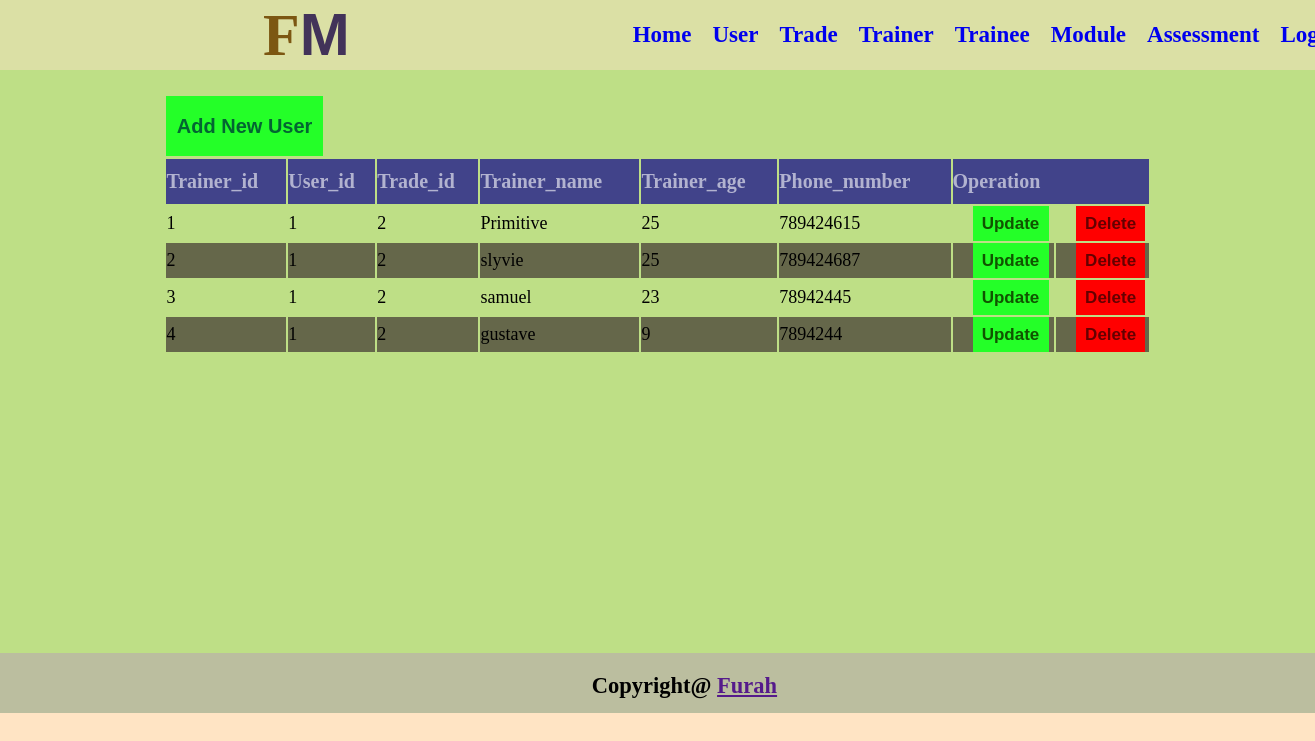
/Trainer/display.php, run on the app's committed database.
### tables this page shows
CREATE TABLE `trainer` (
  `trainer_id` int(250) NOT NULL,
  `user_id` int(250) DEFAULT NULL,
  `trade_id` int(250) DEFAULT NULL,
  `trainer_name` varchar(255) DEFAULT NULL,
  `trainer_age` int(250) DEFAULT NULL,
  `phone_number` int(250) DEFAULT NULL
);

### Trainer/display.php (the view, shortened to what this page needs)
<!DOCTYPE html>
<html lang="en">
<head>
    <link rel="stylesheet" href="../css/content.css">
    <link rel="stylesheet" href="../css/display.css">
</head>
<body>
    <section>
        <nav>
            <h1>F<span>M</span></h1>
            <ul>
                <li><a href="../view/content.php">Home</a></li>
                <li><a href="../users/display.php">User</a></li>
                <li><a href="../Trade/display.php">Trade</a></li>
                <li><a href="../Trainer/display.php">Trainer</a></li>
                <li><a href="../Trainee/display.php">Trainee</a></li>
                <li><a href="../Module/display.php">Module</a></li>
                <li><a href="../Assessment/display.php">Assessment</a></li>
                <li><a href="../users/login.php">Logout</a></li>
            </ul>
        </nav>
    </section>
    <section>
        <div class="main">
            <div class="goaw">
                <a href="insert.php" class="button"><button>Add New User</button></a>
                <table>
                    <tr>
                        <th>Trainer_id</th>
                        <th>User_id</th>
            <th>Trade_id</th>
            <th>Trainer_name</th>
            <th>Trainer_age</th>
            <th>Phone_number</th>
            <th colspan="2">Operation</th>
        </tr>
        <?php
        include("connect.php");
        $select=mysqli_query($conn,"SELECT * FROM trainer");
        $count=1;
        while($row=mysqli_fetch_array($select))
        {
        ?>
        <tr>
            <td><?php echo $count++ ?></td>
            <td><?php echo $row['user_id'] ?></td>
            <td><?php echo $row['trade_id'] ?></td>
            <td><?php echo $row['trainer_name'] ?></td>
            <td><?php echo $row['trainer_age'] ?></td>
            <td><?php echo $row['phone_number'] ?></td>
            <td><a href="update.php?upd=<?php echo $row['trainer_id'] ?>"><button class="update">Update</button></a></td>
            <td><a href="delete.php?dlt=<?php echo $row['trainer_id'] ?>"><button class="delete">Delete</button></a></td>
        </tr>
        <?php
        }
        ?>
    </table>
</div>
        </div>
    </section>
    <section>
        <div class="footer">
            <h1>Copyright@ <a href="">Furah</a></h1>
        </div>
    </section>
</body>
</html>

### css/content.css (style rules this page uses)
* { margin: 0; padding: 0; box-sizing: border-box; }
body { background-color: bisque; }
nav { background-color: rgba(25, 200, 2, 0.158); display: inline-flex; width: 100%; height: 70px; }
nav h1 { font-size: 60px; font-weight: 900; margin-left: 20%; color: rgb(124, 87, 18); }
nav h1 span { color: rgb(66, 51, 89); font-family: 'Gill Sans', 'Gill Sans MT', Calibri, 'Trebuchet MS', sans-serif; }
nav ul { display: inline-flex; gap: 1px; color: blue; margin-left: 20%; }
nav ul li a { text-decoration: none; }
nav ul li { font-size: 23px; font-weight: 700; padding-top: 3%; padding-left: 20px; list-style: none; text-decoration: none; }
.main { background-color: rgba(71, 213, 20, 0.353); height: 583px; padding-top: 15%; display: grid; }
.footer { background-color: rgba(70, 123, 94, 0.366); height: 60px; text-align: center; padding-top: 1.5%; font-size: 15px; display: inline-flex; width: 100%; gap: 20px; padding: 20px; font-weight: 700; padding-left: 45%; }

### css/display.css (style rules this page uses)
* { margin: 0; padding: 0; box-sizing: border-box; }
table { border: 1px solid black; border-radius: 10px; margin: 1px auto; width: 75%; text-align: left; height: 150px; border-style: none; }
table tr th { font-size: 20px; height: 45px; font-weight: 600; color: rgba(255, 255, 255, 0.596); background-color: rgba(0, 0, 255, 0.352); }
table tr:nth-child(odd) { background-color: rgba(59, 46, 46, 0.675); }
table tr td { font-size: 18px; }
.button button { background-color: rgb(36, 255, 40); border: 1px soild green; border-style: none; width: 12%; height: 60px; font-size: 20px; text-decoration: none; font-weight: 600; color: rgb(3, 101, 50); margin-left: 12.6%; }
.goaw { margin-top: -13%; }
.update { background-color: rgb(36, 255, 40); width: 75%; margin-left: 20px; height: 35px; font-size: 17px; text-decoration: none; font-weight: 900; color: rgb(16, 84, 0); border-style: none; }
.delete { width: 75%; height: 35px; margin-left: 20px; font-size: 17px; text-decoration: none; font-weight: 900; color: rgb(101, 0, 0); background-color: red; border-style: none; }

### data on the page
trainer: user "1", trade "2", trainer_name "Primitive", trainer_age "25", phone_number "789424615"
trainer: user "1", trade "2", trainer_name "slyvie", trainer_age "25", phone_number "789424687"
trainer: user "1", trade "2", trainer_name "samuel", trainer_age "23", phone_number "78942445"
trainer: user "1", trade "2", trainer_name "gustave", trainer_age "9", phone_number "7894244"
